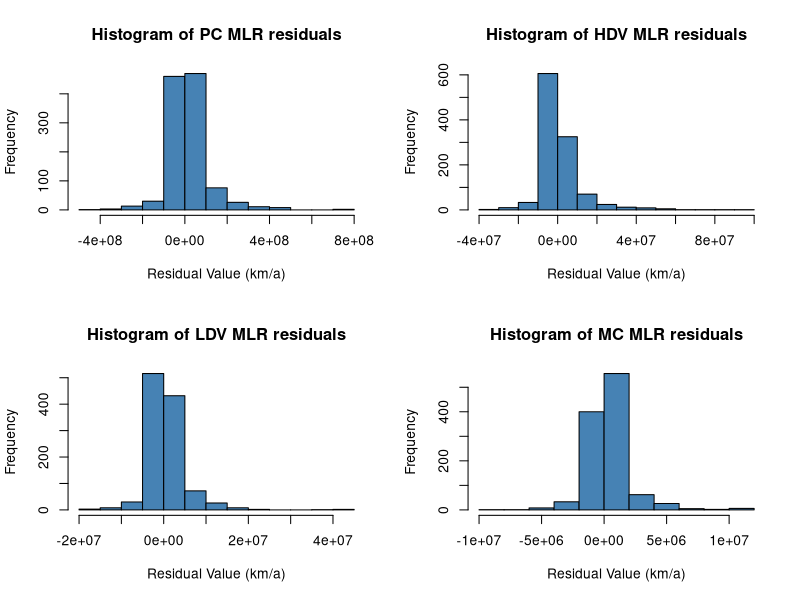

Recreate this plot in R. (Note: this script raises an error after producing the figure.)
## ---- chunk 1
knitr::opts_chunk$set(echo = FALSE)
library(readxl)
library(car)
library(glmnet)
library(dplyr)
library(caret)
## ---- chunk 2
community_train_data <- read_excel("Communities_train.xlsx")
community_predict_data <- read_excel("Communities_predict.xlsx")
train <- community_train_data[ , !names(community_train_data) %in%  c("PKW", "LNFZ", "SNFZ", "Krad")]

PKW <- community_train_data$PKW
SNFZ <- community_train_data$SNFZ
LNFZ <- community_train_data$LNFZ
KRAD <- community_train_data$Krad

PKW_data <- community_train_data[ , !names(community_train_data) %in% c("LNFZ", "SNFZ", "Krad")]
LNFZ_data <- community_train_data[ , !names(community_train_data) %in% c("PKW", "SNFZ", "Krad")]
SNFZ_data <- community_train_data[ , !names(community_train_data) %in% c("PKW", "LNFZ", "Krad")]
KRAD_data <- community_train_data[ , !names(community_train_data) %in% c("PKW", "LNFZ", "SNFZ")]
## ---- chunk 3
# Models no intercept

PKW_model <- lm(PKW ~ .-1, data=PKW_data)
SNFZ_model <- lm(SNFZ ~ .-1, data=SNFZ_data)
LNFZ_model <- lm(LNFZ ~ .-1, data=LNFZ_data)
KRAD_model <- lm(Krad ~ .-1, data=KRAD_data)
PKW_model
# Models with intercept

PKW_model_intercept<- lm(PKW ~ ., data=PKW_data)
SNFZ_model_intercept<- lm(SNFZ ~ ., data=SNFZ_data)
LNFZ_model_intercept <- lm(LNFZ ~ ., data=LNFZ_data)
KRAD_model_intercept <- lm(Krad ~ ., data=KRAD_data)

# Original MLR in sample prediction

PKW_original_train_prediction <- predict(PKW_model, train)
SNFZ_original_train_prediction <- predict(SNFZ_model, train)
LNFZ_original_train_prediction <- predict(LNFZ_model, train)
KRAD_original_train_prediction <- predict(KRAD_model, train)

# Original MLR out of sample prediction

PKW_original_prediction <- predict(PKW_model, community_predict_data)
SNFZ_original_prediction <- predict(SNFZ_model, community_predict_data)
LNFZ_original_prediction <- predict(LNFZ_model, community_predict_data)
KRAD_original_prediction <- predict(KRAD_model, community_predict_data)

# Cross Validation

train.control <- trainControl(method = "repeatedcv", number = 5, savePredictions = TRUE)

set.seed(1)
PKW_cv_model <- train(PKW ~.-1, data = PKW_data, method = "lm",
               trControl = train.control)
set.seed(1)
SNFZ_cv_model <- train(SNFZ ~.-1, data = SNFZ_data, method = "lm",
               trControl = train.control)
set.seed(1)
LNFZ_cv_model <- train(LNFZ ~.-1, data = LNFZ_data, method = "lm",
               trControl = train.control)
set.seed(1)
KRAD_cv_model <- train(Krad ~.-1, data = KRAD_data, method = "lm",
               trControl = train.control)

# Cross Validation Results

# R-squared
PKW_cv_r2 <- PKW_cv_model$results$Rsquared
SNFZ_cv_r2 <- SNFZ_cv_model$results$Rsquared
LNFZ_cv_r2 <- LNFZ_cv_model$results$Rsquared
KRAD_cv_r2 <- KRAD_cv_model$results$Rsquared

# R-squared sd
PKW_cv_r2_sd <- sd(PKW_cv_model$resample$Rsquared)
SNFZ_cv_r2_sd <- sd(SNFZ_cv_model$resample$Rsquared)
LNFZ_cv_r2_sd <- sd(LNFZ_cv_model$resample$Rsquared)
KRAD_cv_r2_sd <- sd(KRAD_cv_model$resample$Rsquared)

# R-squared values
# PKW:  No int: .6797, int: .6401
# SNFZ: No int: .4824, int: .4604 
# LNFZ: No int: .6305, int: .5829
# KRAD: No int: .6690, int: .6242

# Percent of observations with literature value less than overall MLR RMSE

PKW_MLR_percent <- sum(length(PKW[PKW<97010338]))/length(PKW)
SNFZ_MLR_percent <- sum(length(SNFZ[SNFZ<10779736]))/length(SNFZ)
LNFZ_MLR_percent <- sum(length(LNFZ[LNFZ<4490571]))/length(LNFZ)
KRAD_MLR_percent <- sum(length(KRAD[KRAD<1741943]))/length(KRAD)

# Percent of observations with literature value less than overall XGBoost RMSE

PKW_XGB_percent <- sum(length(PKW[PKW<86526416]))/length(PKW)
SNFZ_XGB_percent <- sum(length(SNFZ[SNFZ<9412810]))/length(SNFZ)
LNFZ_XGB_percent <- sum(length(LNFZ[LNFZ<3741482]))/length(LNFZ)
KRAD_XGB_percent <- sum(length(KRAD[KRAD<1347808]))/length(KRAD)
## ---- chunk 4
# No intercept

# residual histograms
par(mfrow=c(2,2))
hist(resid(PKW_model), col = "steelblue", xlab = "Residual Value (km/a)", main = "Histogram of PC MLR residuals")
hist(resid(SNFZ_model), col = "steelblue", xlab = "Residual Value (km/a)",  main = "Histogram of HDV MLR residuals")
hist(resid(LNFZ_model), col = "steelblue", xlab = "Residual Value (km/a)",  main = "Histogram of LDV MLR residuals")
hist(resid(KRAD_model), col = "steelblue", xlab = "Residual Value (km/a)",  main = "Histogram of MC MLR residuals")
quartz.save(file = "Residual_histograms.tiff", type = "tiff")
dev.off()

# residuals vs literature road mileages
par(mfrow = c(2,2))
plot(y=resid(PKW_model), x = community_train_data$PKW, col = "steelblue", ylab = "Residual Value", xlab = "PC Literature Road Mileages (Vehicle km/a)")
abline(a = 0, b = 0)
plot(y=resid(SNFZ_model), x = community_train_data$SNFZ, col = "steelblue", ylab = "Residual Value", xlab = "HDV Literature Road Mileages (Vehicle km/a)")
abline(a = 0, b = 0)
plot(y=resid(LNFZ_model), x = community_train_data$LNFZ, col = "steelblue", ylab = "Residual Value", xlab = "LDV Literature Road Mileages (Vehicle km/a)")
abline(a = 0, b = 0)
plot(y=resid(KRAD_model), x = community_train_data$Krad, col = "steelblue", ylab = "Residual Value", xlab = "MC Literature Road Mileages (Vehicle km/a)")
abline(a = 0, b = 0)
quartz.save(file = "Residuals_vs_lit_values.tiff", type = "tiff")
dev.off()

# qq plots
par(mfrow=c(2,2))
qqnorm(resid(PKW_model), main = "PKW Normal QQ Plot")
qqnorm(resid(SNFZ_model), main = "SNFZ Normal QQ Plot")
qqnorm(resid(LNFZ_model), main = "LNFZ Normal QQ Plot")
qqnorm(resid(KRAD_model), main = "KRAD Normal QQ Plot")

# VIFs
print("VIFs are: ")
car::vif(PKW_model_intercept)

sprintf("Mean residual value for PKW mlr model is: %f", mean(resid(PKW_model)))
sprintf("Mean residual value for SNFZ mlr model is: %f", mean(resid(SNFZ_model)))
sprintf("Mean residual value for LNFZ mlr model is: %f", mean(resid(LNFZ_model)))
sprintf("Mean residual value for KRAD mlr model is: %f", mean(resid(KRAD_model)))
